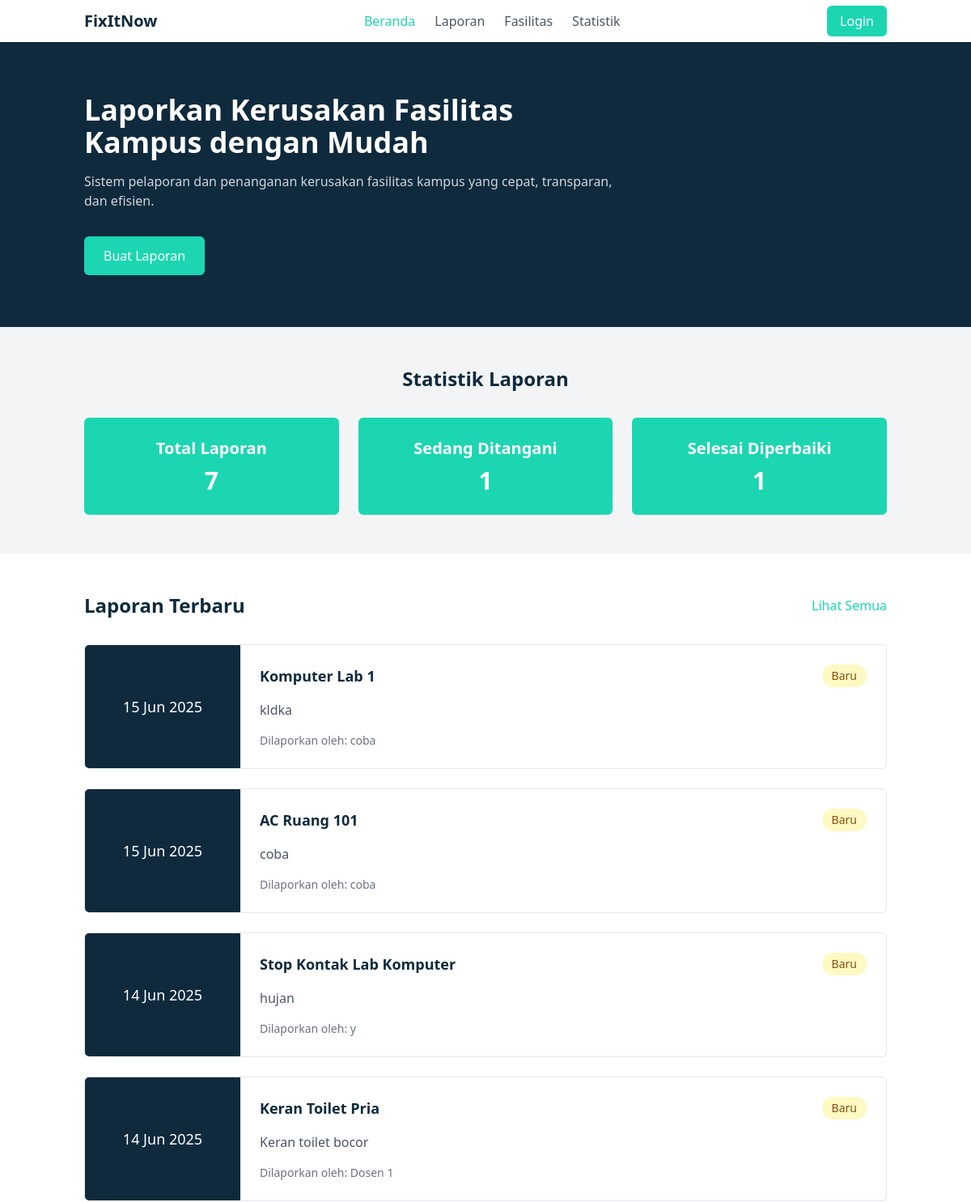
Before: / (upper part) with the older database file.
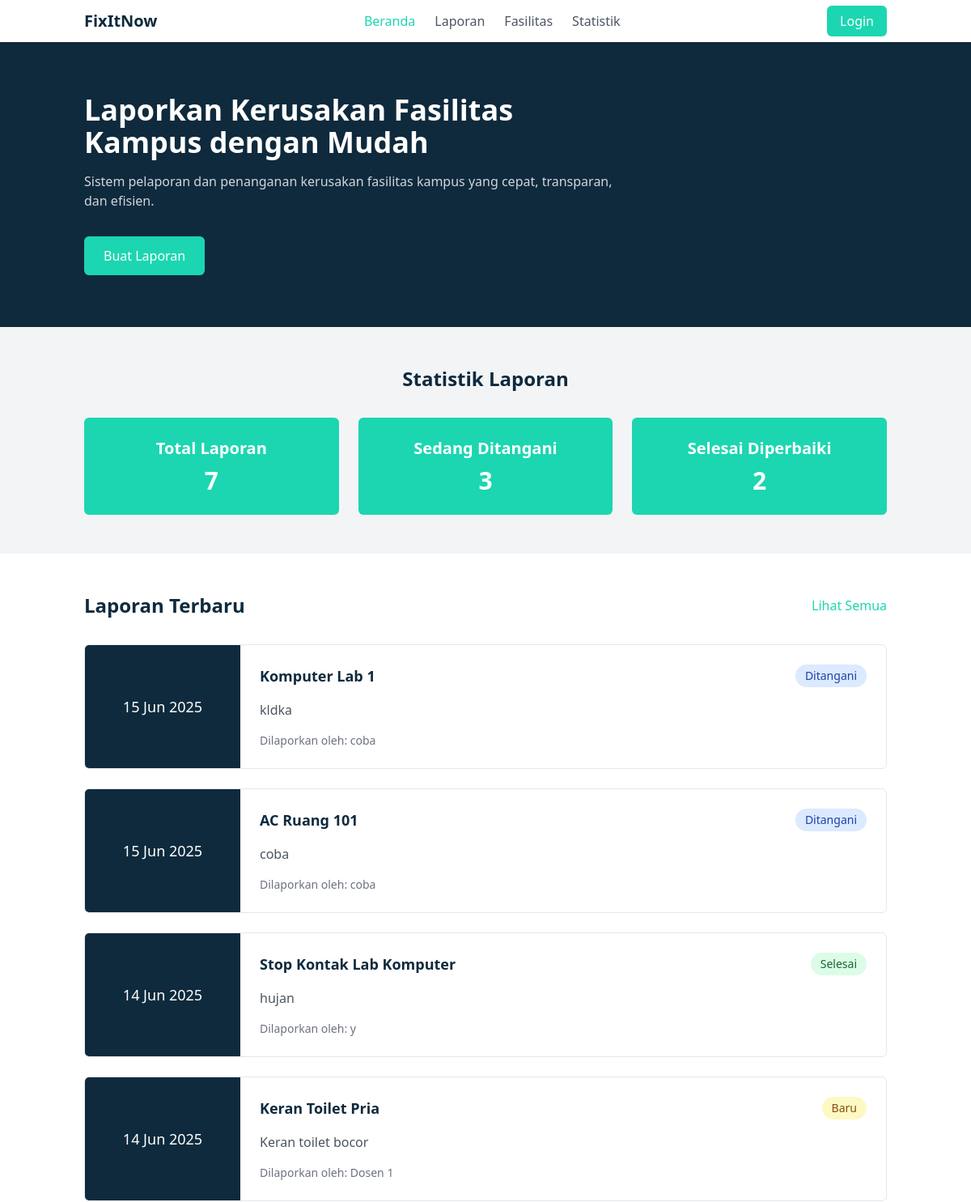
After: the same page with the newer database file.
### tables this page shows
CREATE TABLE `laporan` (
  `id_laporan` int NOT NULL AUTO_INCREMENT,
  `id_pelapor` int NOT NULL,
  `id_fasilitas` int NOT NULL,
  `deskripsi_kerusakan` text NOT NULL,
  `status` enum('Baru','Ditangani','Selesai') NOT NULL DEFAULT 'Baru',
  `tanggal_lapor` datetime NOT NULL,
  `id_teknisi` int DEFAULT NULL,
  `estimasi_selesai` date DEFAULT NULL,
  `tanggal_selesai` datetime DEFAULT NULL,
  PRIMARY KEY (`id_laporan`),
  KEY `id_pelapor` (`id_pelapor`),
  KEY `id_fasilitas` (`id_fasilitas`),
  KEY `id_teknisi` (`id_teknisi`),
  CONSTRAINT `laporan_ibfk_1` FOREIGN KEY (`id_pelapor`) REFERENCES `users` (`id_user`),
  CONSTRAINT `laporan_ibfk_2` FOREIGN KEY (`id_fasilitas`) REFERENCES `fasilitas` (`id_fasilitas`),
  CONSTRAINT `laporan_ibfk_3` FOREIGN KEY (`id_teknisi`) REFERENCES `users` (`id_user`)
);

CREATE TABLE `fasilitas` (
  `id_fasilitas` int NOT NULL AUTO_INCREMENT,
  `nama_fasilitas` varchar(100) NOT NULL,
  `id_kategori` int NOT NULL,
  `lokasi` varchar(100) NOT NULL,
  PRIMARY KEY (`id_fasilitas`),
  KEY `id_kategori` (`id_kategori`),
  CONSTRAINT `fasilitas_ibfk_1` FOREIGN KEY (`id_kategori`) REFERENCES `kategori_fasilitas` (`id_kategori`)
);

CREATE TABLE `users` (
  `id_user` int NOT NULL AUTO_INCREMENT,
  `nama` varchar(100) NOT NULL,
  `email` varchar(100) NOT NULL,
  `password` varchar(255) NOT NULL,
  `role` enum('user','teknisi','admin') NOT NULL DEFAULT 'user',
  `created_at` timestamp NULL DEFAULT CURRENT_TIMESTAMP,
  PRIMARY KEY (`id_user`),
  UNIQUE KEY `email` (`email`)
);

### models/Laporan.php (called while the page is built, shortened)
<?php
class Laporan {
    protected $pdo;
    public function __construct(PDO $db_connection) {
        $this->pdo = $db_connection;
    }
    public function getLatestReports($limit = 5) {
        try {
            $limit = (int)$limit;
            $query = "SELECT l.*, f.nama_fasilitas, u.nama as nama_pelapor
                      FROM laporan l
                      JOIN fasilitas f ON l.id_fasilitas = f.id_fasilitas
                      JOIN users u ON l.id_pelapor = u.id_user
                      ORDER BY l.tanggal_lapor DESC
                      LIMIT $limit";
            $stmt = $this->pdo->prepare($query);
            $stmt->execute();
            return $stmt->fetchAll(PDO::FETCH_ASSOC);
        } catch (PDOException $e) {
            throw new Exception("Error fetching reports: " . $e->getMessage());
        }
    }
    public function getReportsByStatus($status) {
        try {
            $query = "SELECT l.*, f.nama_fasilitas, u.nama as nama_pelapor
                      FROM laporan l
                      JOIN fasilitas f ON l.id_fasilitas = f.id_fasilitas
                      JOIN users u ON l.id_pelapor = u.id_user
                      WHERE l.status = ?";
            $stmt = $this->pdo->prepare($query);
            $stmt->execute([$status]);
            return $stmt->fetchAll(PDO::FETCH_ASSOC);
        } catch (PDOException $e) {
            throw new Exception("Error fetching reports by status: " . $e->getMessage());
        }
    }
}
?>

### index.php (the view, shortened to what the changed rows need)
<?php
require_once 'models/Laporan.php';
$db = new Database();
$conn = $db->getConnection();
$laporanModel = new Laporan($conn);
$latestReports = $laporanModel->getLatestReports(5);
$inProgressReports = $laporanModel->getReportsByStatus('Ditangani');
$completedReports = $laporanModel->getReportsByStatus('Selesai');
?>
<!DOCTYPE html>
<html lang="id">
<head>
    <script src="https://cdn.tailwindcss.com"></script>
</head>
<body class="bg-gray-100">
    <section class="bg-primary text-white">
        <div class="container mx-auto px-4 py-16">
            <div class="max-w-2xl">
                <h1 class="text-3xl md:text-4xl font-bold mb-4">Laporkan Kerusakan Fasilitas Kampus dengan Mudah</h1>
            </div>
        </div>
    </section>
    <section class="py-12">
        <div class="container mx-auto px-4">
            <h2 class="text-2xl font-bold text-primary mb-8 text-center">Statistik Laporan</h2>
            <div class="grid grid-cols-1 md:grid-cols-3 gap-6">
                <div class="bg-secondary p-6 rounded-md text-white text-center">
                    <h3 class="text-xl font-bold mb-2">Sedang Ditangani</h3>
                    <p class="text-3xl font-bold"><?= count($inProgressReports) ?></p>
                </div>
                <div class="bg-secondary p-6 rounded-md text-white text-center">
                    <h3 class="text-xl font-bold mb-2">Selesai Diperbaiki</h3>
                    <p class="text-3xl font-bold"><?= count($completedReports) ?></p>
                </div>
            </div>
        </div>
    </section>
    <section class="py-12 bg-white">
        <div class="container mx-auto px-4">
            <div class="flex justify-between items-center mb-8">
                <h2 class="text-2xl font-bold text-primary">Laporan Terbaru</h2>
            </div>
            <div class="grid grid-cols-1 gap-6">
                <?php foreach($latestReports as $report): ?>
                <div class="border border-gray-200 rounded-md overflow-hidden flex flex-col md:flex-row">
                    <div class="bg-primary w-full md:w-48 p-4 flex items-center justify-center">
                        <span class="text-white text-lg font-medium"><?= date('d M Y', strtotime($report['tanggal_lapor'])) ?></span>
                    </div>
                    <div class="p-6 flex-1">
                        <div class="flex flex-wrap justify-between mb-4">
                            <h3 class="text-lg font-bold text-primary"><?= $report['nama_fasilitas'] ?></h3>
                            <span class="<?= getStatusClass($report['status']) ?> px-3 py-1 rounded-full text-sm">
                                <?= $report['status'] ?>
                            </span>
                        </div>
                        <p class="text-gray-600 mb-4"><?= $report['deskripsi_kerusakan'] ?></p>
                        <div class="flex items-center text-sm text-gray-500">
                            <span>Dilaporkan oleh: <?= $report['nama_pelapor'] ?></span>
                        </div>
                    </div>
                </div>
                <?php endforeach; ?>
            </div>
        </div>
    </section>
    <?php
    function getStatusClass($status) {
        switch($status) {
            case 'Baru':
                return 'bg-yellow-100 text-yellow-800';
            case 'Ditangani':
                return 'bg-blue-100 text-blue-800';
            case 'Selesai':
                return 'bg-green-100 text-green-800';
        }
    }
    ?>
</body>
</html>

Changed rows visible on the page:
changed laporan "kldka": status "Baru" → "Ditangani"
changed laporan "AC Ruang 101": status "Baru" → "Ditangani"
changed laporan "hujan": status "Baru" → "Selesai"
Other visible differences:
count($inProgressReports): "1" → "3"
count($completedReports): "1" → "2"
